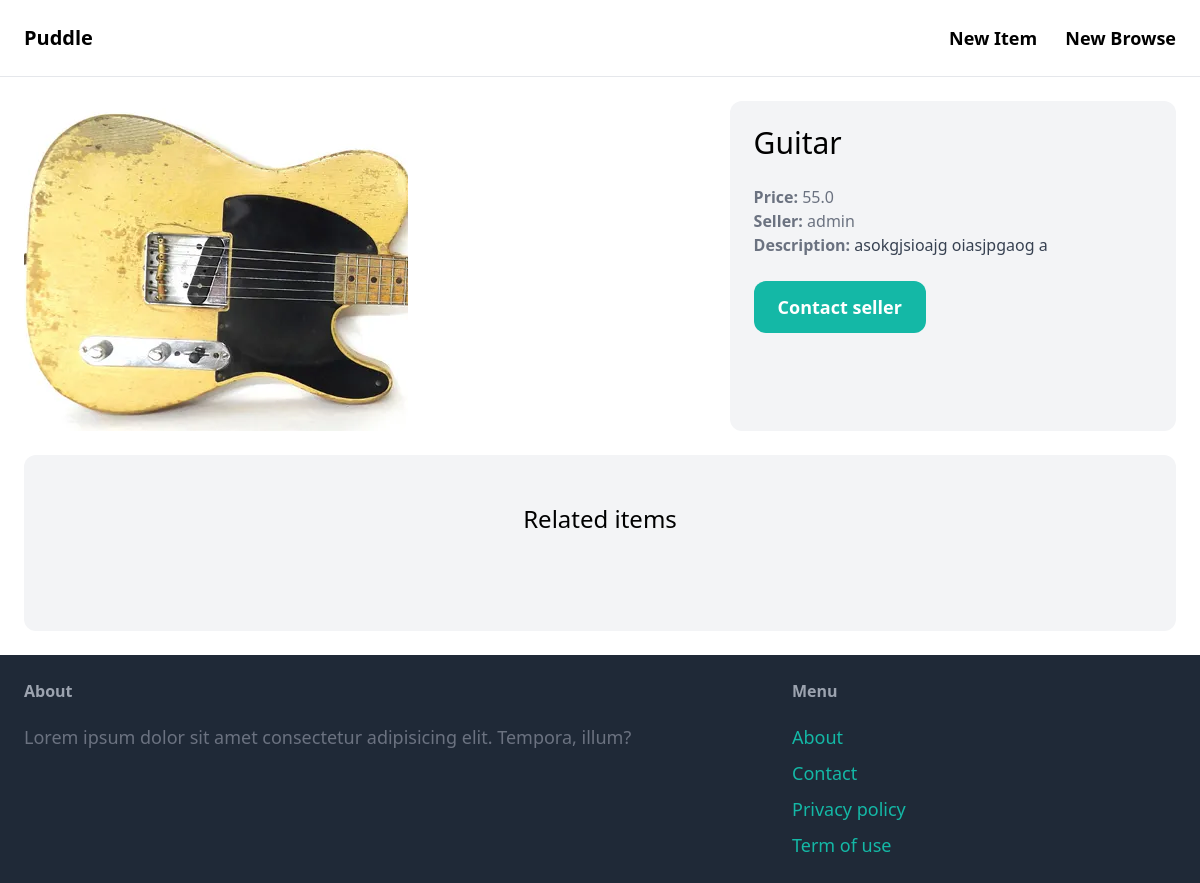
The page /items/1 on the database as committed earlier.
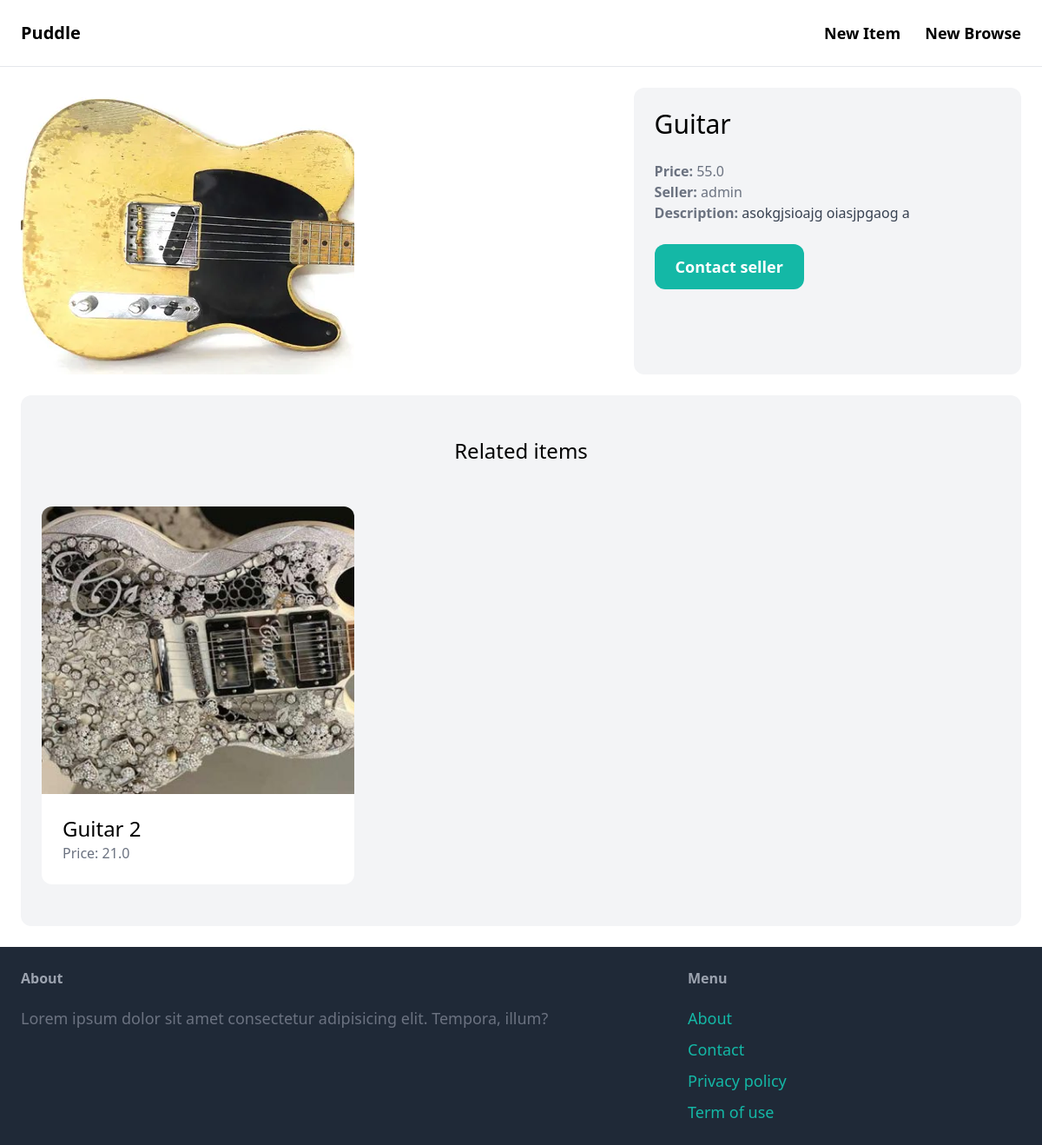
The same page on the database as committed later.
### item/models.py (models this page shows, shortened)
class Item(models.Model):
    category = models.ForeignKey(
        Category, related_name='items', on_delete=models.CASCADE)
    name = models.CharField(max_length=255)
    description = models.TextField(blank=True, null=True)
    price = models.FloatField()
    image = models.ImageField(upload_to='item_images', blank=True, null=True)
    is_sold = models.BooleanField(default=False)
    create_at = models.DateTimeField(auto_now_add=True)
    created_by = models.ForeignKey(
        User, related_name='items', on_delete=models.CASCADE)

### item/views.py (the view)
# urls.py: path('<int:pk>', views.detail, name='detail'),
def detail(request, pk):
    item = get_object_or_404(Item, pk=pk)
    related_items = Item.objects.filter(
        category=item.category, is_sold=False).exclude(pk=pk)[0:3]
    return render(request, 'item/detail.html', {'item': item, 'related_items': related_items})

### item/templates/item/detail.html (shortened to what this page needs)
{% extends 'core/base.html' %}
{% block content %}
<div class="grid grid-cols-5 gap-6">
  <div class="col-span-3">
    <img src="{{ item.image.url }}" class="rounded-xl">
  </div>
  <div class="col-span-2 p-6 bg-gray-100 rounded-xl">
    <h1 class="mb-6 text-3xl">{{ item.name }}</h1>
    <p class="text-gray-500"><strong>Price: </strong>{{ item.price }}</p>
    <p class="text-gray-500"><strong>Seller: </strong>{{ item.created_by.username }}</p>
    {% if item.description %}
    <p class="text-gray-700">
      <strong class="text-gray-500">Description: </strong>{{ item.description }}
    </p>
    {% endif %}
    <a href="#"
      class="inline-block mt-6 px-6 py-3 text-lg font-semibold bg-teal-500 text-white rounded-xl hover:bg-teal-700">Contact
      seller</a>
  </div>
</div>
<div class="mt-6 px-6 py-12 bg-gray-100 rounded-xl">
  <h2 class="mb-12 text-2xl text-center"> Related items</h2>
  <div class="grid grid-cols-3 gap-3">
    {% for item in related_items %}
    <div>
      <a href="{% url 'item:detail' item.id %}">
        <div>
          <img src="{{ item.image.url }}" alt="" class="rounded-t-xl">
        </div>
        <div class="p-6 bg-white rounded-b-xl">
          <h2 class="text-2xl">{{ item.name }}</h2>
          <p class="text-gray-500">Price: {{ item.price }}</p>
        </div>
      </a>
    </div>
    {% endfor %}
  </div>
</div>
{% endblock %}

Rows that differ between the two databases and show on the page:
now on this page (row edited): Item: image (picture), name "Guitar 2", price "21.0"
